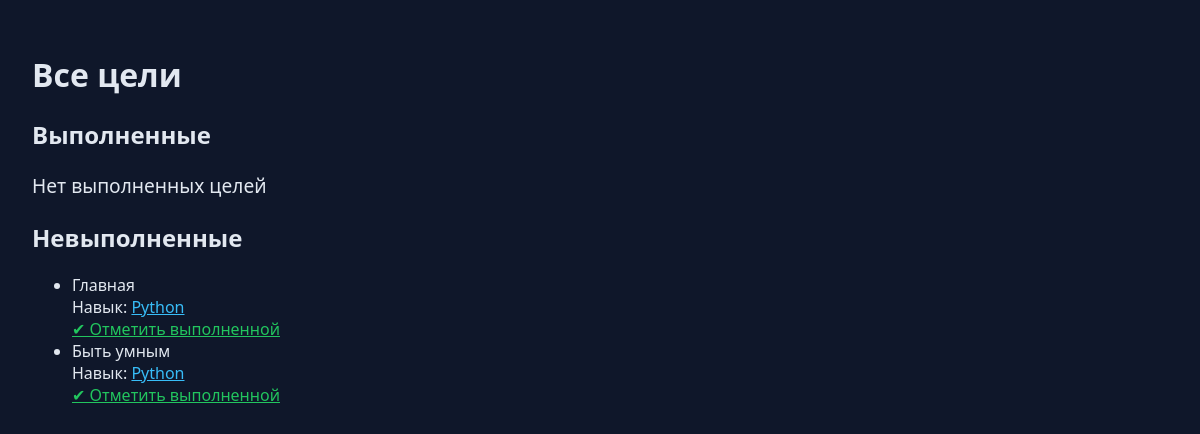
/goals/1/, run on an earlier commit of the app's database.
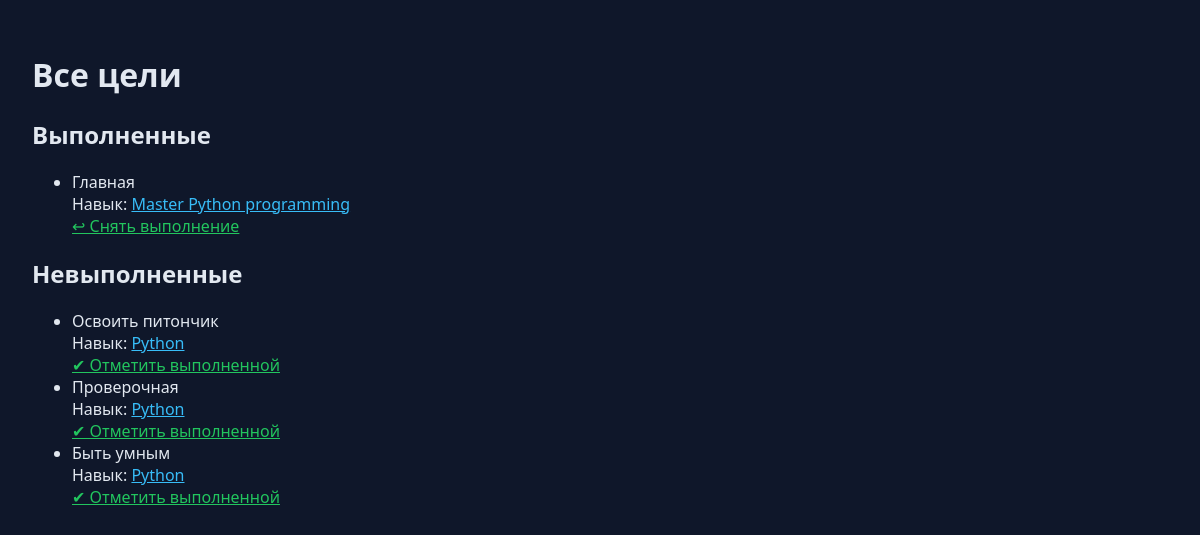
And on a later commit of the database.
### tracker/models.py (models this page shows, shortened)
class Goal(models.Model):
    user = models.ForeignKey(
        User,
        on_delete=models.CASCADE,
        related_name="skills",
        null=True,
        blank=True
    )
    skill = models.ForeignKey(
        Skill,
        on_delete=models.CASCADE,
        related_name="goals"
    )
    text = models.CharField(max_length=100)
    description = models.TextField(blank=True)
    done = models.BooleanField(default=False)
    class Meta:
        ordering = ['-id']

class Skill(models.Model):
    user = models.ForeignKey(
        User,
        on_delete=models.CASCADE,
        related_name="goals",
        null=True,
        blank=True
    )
    name = models.CharField(max_length=100)
    description = models.TextField(blank=True)
    rank = models.CharField(max_length=10, blank=True)
    level = models.IntegerField(default=1)

### tracker/views.py (the view)
# urls.py: path("goals/<int:skill_id>/", goals_check, name="goals_check"),
def goals_check(request, skill_id):
    skill = get_object_or_404(Skill, id=skill_id)
    done_goals = []
    not_done_goals = []
    for goal in skill.goals.all():
        goal_data = {
            "id": goal.id,
            "text": goal.text,
            "skill_id": skill.id,
            "skill_name": skill.name,
            "skill_description": skill.description,
        }
        if goal.done:
            done_goals.append(goal_data)
        else:
            not_done_goals.append(goal_data)
    return render(request, "tracker/goals_check.html", {
        "skill": skill,
        "done_goals": done_goals,
        "not_done_goals": not_done_goals,
    })

### tracker/templates/tracker/goals_check.html (shortened to what this page needs)
<!DOCTYPE html>
<html lang="ru">
<head>
</head>
<body>
<h1>Все цели</h1>
<h2>Выполненные</h2>
{% if done_goals %}
<ul>
    {% for goal in done_goals %}
    <li>
    <div>{{ goal.text }}</div>
    <div class="skill">
        Навык:
        <a href="/skill/{{ goal.skill_id }}/"  style="color: #38bdf8;">
            {{ goal.skill_description }}
        </a>
    </div>
    <a href="{% url 'goal_undone' goal.skill_id goal.id %}"  style="color: #22c55e;">
        ↩ Снять выполнение
    </a>
</li>
    {% endfor %}
</ul>
{% else %}
<p class="empty">Нет выполненных целей</p>
{% endif %}
<h2>Невыполненные</h2>
{% if not_done_goals %}
<ul>
    {% for goal in not_done_goals %}
    <li>
    <div>{{ goal.text }}</div>
    <div class="skill">
        Навык:
        <a href="/skill/{{ goal.skill_id }}/" style="color: #38bdf8;">
            {{ goal.skill_name }}
        </a>
    </div>
    <a href="{% url 'goal_done' goal.skill_id goal.id %}" style="color: #22c55e;">
        ✔ Отметить выполненной
    </a>
</li>
    {% endfor %}
</ul>
{% else %}
<p class="empty">Нет невыполненных целей</p>
{% endif %}
</body>
</html>

What changed in the data, as far as the page shows it:
added Goal: text "Освоить питончик"
added Goal: text "Проверочная"
Also different on the page:
new list line: "Главная"
new list line: "Навык: ↩ Снять выполнение"
new list line: "Master Python programming"
new list line: "Навык: ✔ Отметить выполненной"
new list line: "Python"
text no longer shown: "Нет выполненных целей"
list line gone: "Главная"
list line gone: "Навык: ✔ Отметить выполненной"
list line gone: "Python"
